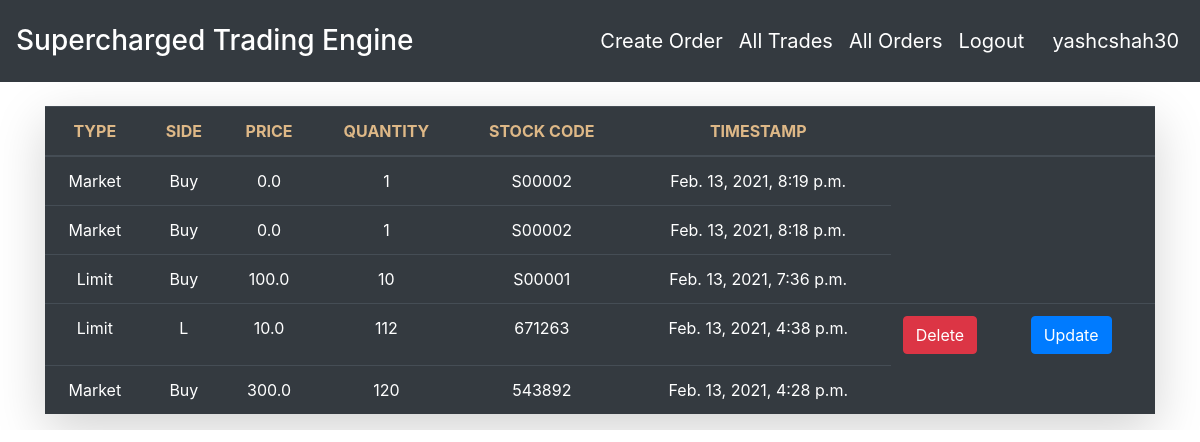
Page /orders/ (signed in) on the earlier database version.
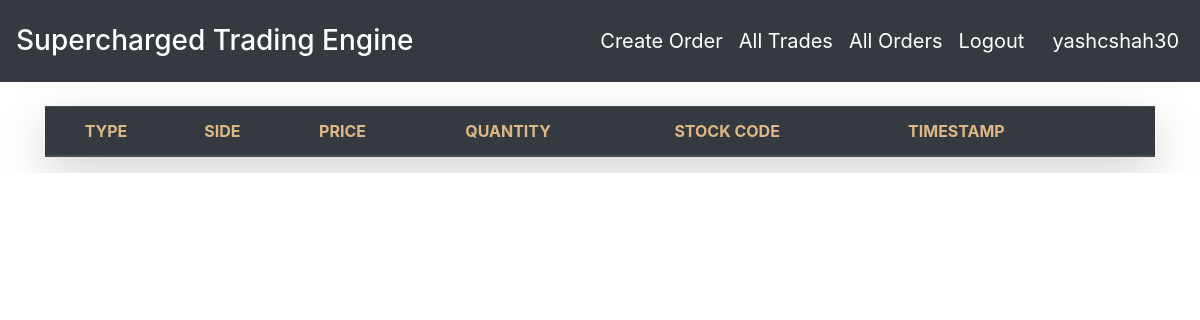
Same page on the later database version.
### orders/models.py (models this page shows, shortened)
class Order(models.Model):
    user = models.ForeignKey(User, on_delete=models.CASCADE)
    type = models.CharField(max_length=1, choices=TYPE_CHOICES)
    side = models.CharField(max_length=1, choices=SIDE_CHOICES)
    price = models.FloatField(default=0.0, validators=[MinValueValidator(0.0)])
    quantity = models.IntegerField(default=1, validators=[MinValueValidator(1)])
    stock_code = models.CharField(max_length=6, validators=[MinLengthValidator(6)])
    timestamp = models.DateTimeField(default=timezone.now)

### orders/views.py (the view)
# urls.py: path('orders/', OrderListView.as_view(), name = 'orders-list'),
class OrderListView(LoginRequiredMixin, ListView):
    model = Order
    template_name = 'orders/order_list.html'
    ordering =['-timestamp']
    context_object_name='orders'

### orders/templates/orders/order_list.html (shortened to what this page needs)
<!DOCTYPE html>
<html lang="en">
<head>
  <link rel="stylesheet" href="https://maxcdn.bootstrapcdn.com/bootstrap/4.4.1/css/bootstrap.min.css">
</head>
<body>
  <nav class="navbar navbar-expand-sm bg-dark navbar-dark">
    <ul class="navbar-nav">
      <li class="nav-item active">
        <p class="text-light"><h3 style="color: white;">Supercharged Trading Engine</h3></p>
      </li>
    </ul>
    <ul class="navbar-nav ml-auto">
      <li class="nav-item">
        <a class="text-ligt nav-link" href="{%url 'order-create' %}" style="color: white;font-size: 20px;padding-right: 8px;">Create Order</a>
      </li>
      <li class="nav-item">
        <a class="text-ligt nav-link" href="{%url 'trades-list' %}" style="color: white;font-size: 20px;padding-right: 8px;">All Trades</a>
      </li>
      <li class="nav-item">
        <a class="text-ligt nav-link" href="{%url 'orders-list' %}" style="color: white;font-size: 20px;padding-right: 8px;">All Orders</a>
      </li>
      <li class="nav-item">
        <a class="text-ligt nav-link" href="{% url 'logout' %} " style="color: white; font-size: 20px;padding-right: 20px;">Logout</a>
      </li>
      <li class="nav-item">
        <a class="text-ligt nav-link" href="#" style="color: white;font-size: 20px;padding-right: 5px;">{{user.username}}</a>
      </li>
    </ul>
  </nav>
<br>
<div class="container">
  <table class="table table-dark table-hover shadow-lg">
    <thead>
      <tr>
      <th class="text-center font-weight-bolder  text-uppercase " style="color: burlywood;">Type</th>
        <th class="text-center font-weight-bolder text-uppercase" style="color: burlywood;">Side</th>
        <th class="text-center font-weight-bolder text-uppercase" style="color: burlywood;">Price</th>
        <th class="text-center font-weight-bolder text-uppercase" style="color: burlywood;">Quantity</th>
        <th class="text-center font-weight-bolder text-uppercase" style="color: burlywood;">Stock Code</th>
        <th class="text-center font-weight-bolder text-uppercase" style="color: burlywood;">Timestamp</th>
        <th class="text-center font-weight-bolder text-uppercase"></th>
        <th class="text-center font-weight-bolder text-uppercase"></th>
      </tr>
    </thead>
    <tbody>
        {%if orders%}
        {% for order in orders%}
        <tr>
          <td class="text-center">{{order.get_type_display}}</td>
          <td class="text-center">{{order.get_side_display}}</td>
        <td class="text-center">{{order.price}}</td>
        <td class="text-center">{{order.quantity}}</td>
        <td class="text-center">{{order.stock_code}}</td>
        <td class="text-center">{{order.timestamp}}</td>
        {% if order.user.username == user.username %}
          <td><a href="{% url 'order-delete' order.pk %}"><button class="btn btn-danger">Delete</button></a></td>
          <td><a href="{% url 'order-update' order.pk%}"><button class="btn btn-primary">Update</button></a></td>
        {% endif %}
      </tr>
        {% endfor %}
        {% endif %}
    </tbody>
  </table>
</div>
</body>
</html

### orders/templates/orders/order_list.html (style rules this page uses)
html, body { overflow-x: hidden; background-image: url("https://image.freepik.com/free-vector/business-candle-stick-graph-chart-stock-market-investment-trading-blue-background_62391-73.jpg"); background-size: cover; }

Differences in the rows shown:
removed Order: type "Market", side "Buy", price "0.0", quantity "1", stock_code "S00002", timestamp "Feb. 13, 2021, 8:19 p.m."
removed Order: type "Market", side "Buy", price "0.0", quantity "1", stock_code "S00002", timestamp "Feb. 13, 2021, 8:18 p.m."
removed Order: type "Limit", side "Buy", price "100.0", quantity "10", stock_code "S00001", timestamp "Feb. 13, 2021, 7:36 p.m."
removed Order: type "Limit", side "L", price "10.0", quantity "112", stock_code "671263", timestamp "Feb. 13, 2021, 4:38 p.m.", shows "Delete"
removed Order: type "Market", side "Buy", price "300.0", quantity "120", stock_code "543892", timestamp "Feb. 13, 2021, 4:28 p.m."
